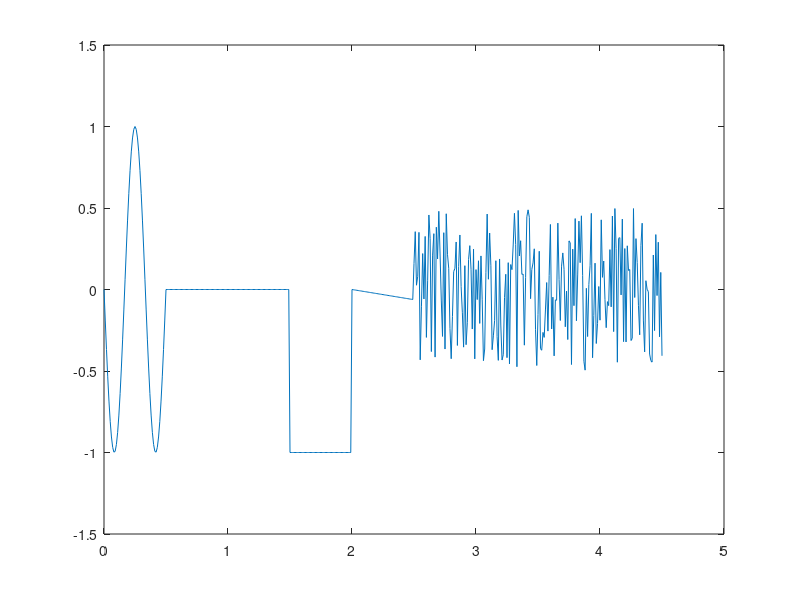

Here is the MATLAB script that generated this plot:
%% 3.laboratorijas darbs
% Aris Sprugevics
%% gabalveida signala montaza
%% merki:
% izveidot attela redzamo grafiku matlaba
%% darba programma:
function y = lab3(t)
if nargin == 0
    t = 0:0.01:4.5;
end
% -sin
t_sin_f = (t>=0)&(t<0.5);
t_sin = t(t_sin_f);
% constante 0
t_const0_f = (t>=0.5)&(t<1.5);
t_const0 = t(t_const0_f);
% constante -1
t_const_f = (t>=1.5)&(t<2);
t_const = t(t_const_f);
% lineara
t_saw_f = (t>=2)&(t<2.5);
t_saw =  t(t_saw_f);
% noise
t_noise_f = (t>=2.5)&(t<=4.5);
t_noise = t(t_noise_f);
% sinus
A0 = 0;
A = 1;
T = (0.5 - 0)/1.5;
f = 1/T;
delay = 0;
y_sin = (A0+A*sin(2*pi*f*(t_sin-delay)))*(-1);
% const0
y_const0 = zeros(size(t_const0));
% const -1
y_const = (-1)+zeros(size(t_const));
% lineara
k = (0-0.25)*(2-2.5);
delay = 2;
y_saw = (k*(t_saw - delay))*(-1);
% noise
y_noise = (rand(size(t_noise))*1)-0.5;
% visu signalu apvienosana
t = [t_sin,t_const0,t_const,t_saw,t_noise];
y = [y_sin,y_const0,y_const,y_saw,y_noise];
if nargout == 0
    plot(t,y)
    y=[];
    axis([0 5 -1.5 1.5])
end
%% secinajumi
% ar matlab palidzibu ir erti un viegli uztaisitfunkciju kas 
% genere noradito grafiku, un no kuras ir iespejams iegut 
% vajadzigo y vertibu

